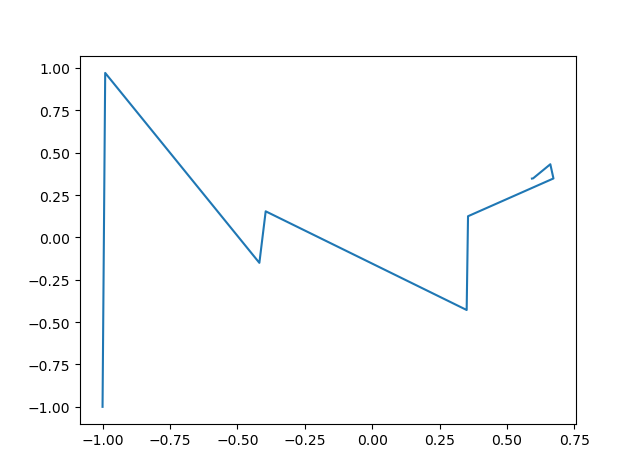

Write Python code to recreate this figure.
# -*- coding: utf-8 -*-
"""
Created on Sun Nov 29 16:12:40 2020

@author: duola
"""

# -*- coding: utf-8 -*-
"""
Created on Sun Nov 22 17:07:20 2020

@author: duola
"""


from sympy import *
import numpy as np
import math
import matplotlib.pyplot as plt
import mpl_toolkits.axisartist as axisartist\
    
def function(x1,x2):
    return 0.5*(x1-1)**2+50*(x2-x1**2)**2+0.5*x2**2

def gradient(x1,x2):
    return 200*x1**3-200*x1*x2+x1-1,-100*x1**2+101*x2

def hessian(x1,x2):
    return [[600*x1**2-200*x2+1,-200*x1],[-200*x1,101]]

def Newton_method(x,y):
    n=0
    x1,x2=x,y
    X=[]
    X.append((x1,x2))
    grad=gradient(x1,x2)
    hessi=np.mat(hessian(x1,x2)).I.tolist()
    c=math.sqrt(grad[0]**2+grad[1]**2)
    while c>10**(-3):
        x1-=(hessi[0][0]*grad[0]+hessi[0][1]*grad[1])
        x2-=(hessi[1][0]*grad[0]+hessi[1][1]*grad[1])
        X.append((x1,x2))
        grad=gradient(x1,x2)
        c=math.sqrt(grad[0]**2+grad[1]**2)
        hessi=np.mat(hessian(x1,x2)).I.tolist()
        n+=1
    return X,n
X,n=Newton_method(-1,-1)
x=[]
y=[]
z=[]
for i in range(n):
    x.append(X[i][0])
    y.append(X[i][1])
    z.append(i)
plt.plot(x,y)
plt.show()
